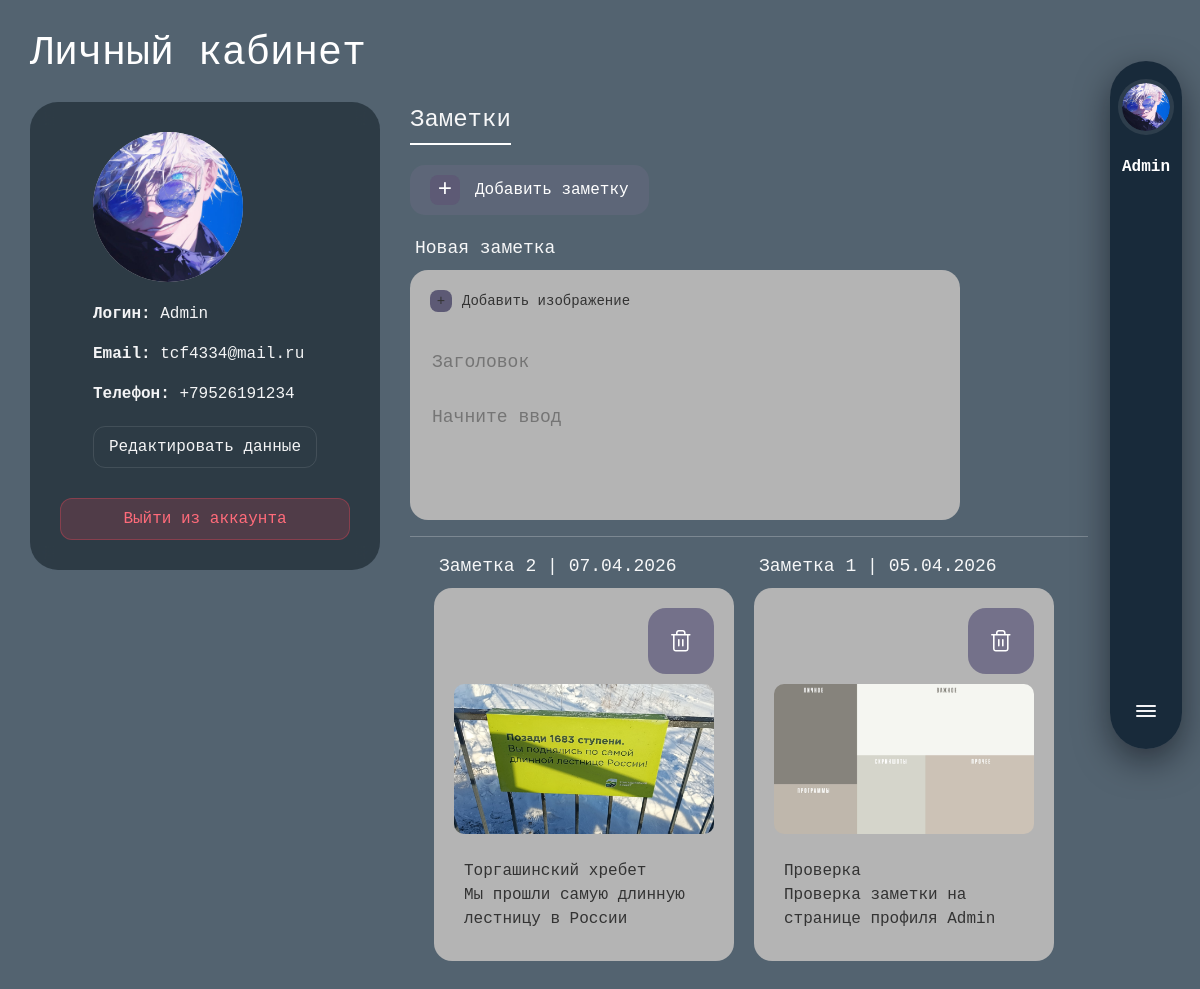
The app's page /user/profile/ (signed in), older data.
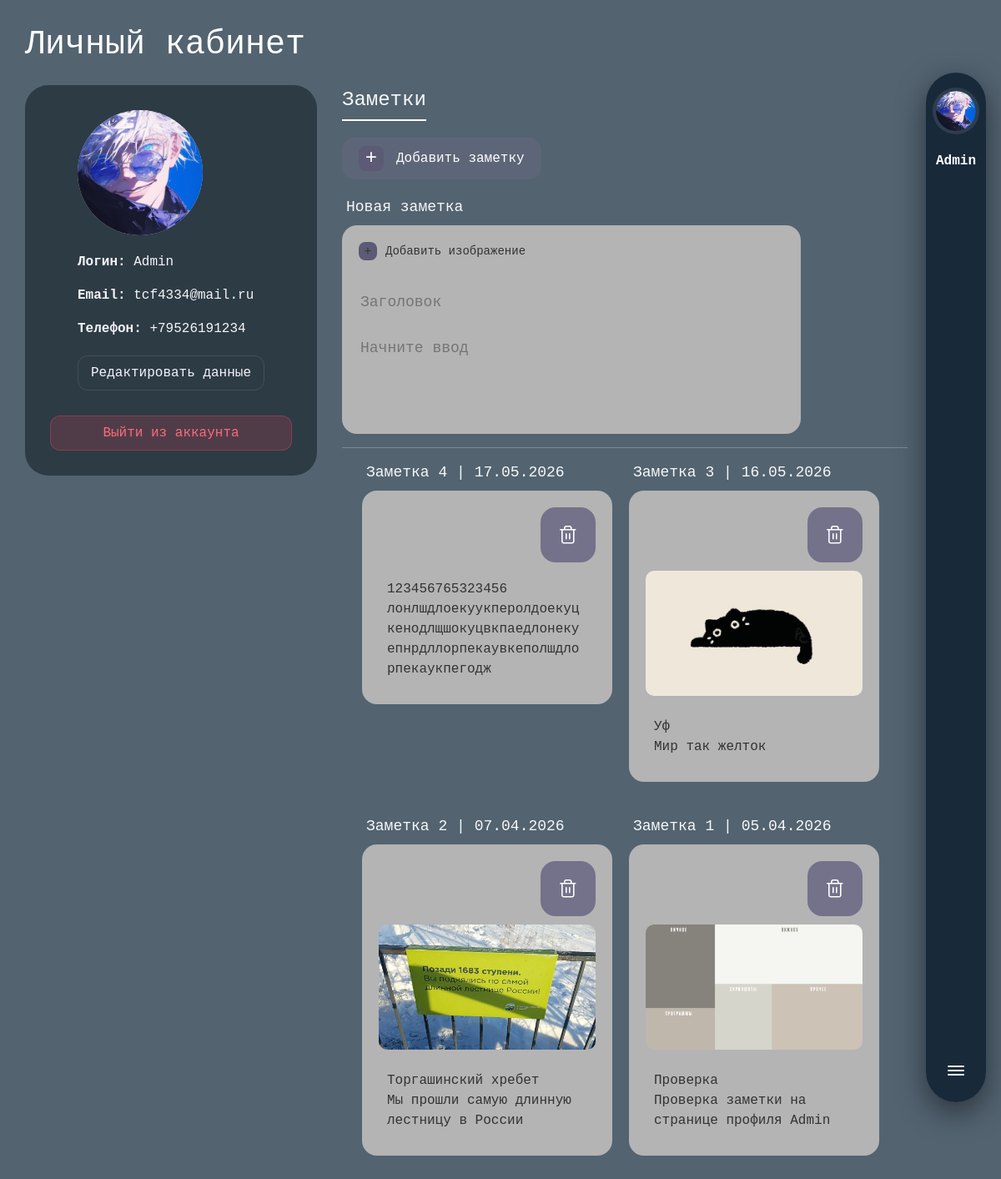
The same page, newer data.
### users/models.py (models this page shows, shortened)
class Note(models.Model):
    author = models.ForeignKey(User, on_delete=models.CASCADE, related_name='notes')
    title = models.CharField(max_length=200, verbose_name="Заголовок")
    text = models.TextField(verbose_name="Текст заметки")
    image = models.ImageField(upload_to='notes/', blank=True, null=True, verbose_name="Фото к заметке")
    created_at = models.DateTimeField(auto_now_add=True)
    removed = models.BooleanField(default=False, verbose_name="Удалена")
    class Meta:
        verbose_name = 'Заметка'
        verbose_name_plural = 'Заметки'

### users/views.py (the view, shortened to what this page needs)
# urls.py: path('profile/', views.profile_view, name='profile'),
@login_required
def profile_view(request):
    form = NoteForm()
    notes = request.user.notes.filter(removed=False).order_by('-created_at')
    return render(request, 'users/profile.html', {'notes': notes, 'form': form})

### users/forms.py
class NoteForm(forms.ModelForm):
    class Meta:
        model = Note
        fields = ['title', 'text', 'image']
        widgets = {
            'title': forms.TextInput(attrs={
                'class': 'form-input-glass figma-input',
                'placeholder': 'Заголовок'
            }),
            'text': forms.Textarea(attrs={
                'class': 'form-input-glass figma-input',
                'rows': 2,
                'placeholder': 'Начните ввод'
            }),
            'image': forms.FileInput(attrs={
                'class': 'form-file-input'
            }),
        }

### users/templates/users/profile.html (shortened to what this page needs)
{% extends 'main/layout.html' %}
{% load static %}
{% block content %}
<div class="features">
    <h1 class="mb-4">Личный кабинет</h1>
    <div class="profile-layout">
        <div class="profile-info-side">
            <form method="post" action="{% url 'profile' %}" enctype="multipart/form-data">
                <div class="avatar" style="width: 150px; height: 150px; font-size: 50px; overflow: hidden; border-radius: 50%;">
                    {% if user.profile.avatar %}
                        <img src="{{ user.profile.avatar.url }}" style="width:100%; height:100%; object-fit:cover;">
                    {% else %}
                        {{ user.username|slice:":2"|upper }}
                    {% endif %}
                </div>
                <div style="width: 100%; margin-top: 20px;">
                    <div class="view-mode">
                        <p><strong>Логин:</strong> {{ user.username }}</p>
                        <p><strong>Email:</strong> {{ user.email }}</p>
                        <p><strong>Телефон:</strong> {{ user.profile.phone|default:"Не указан" }}</p>
                    </div>
                </div>
                <a href="javascript:void(0)" onclick="toggleEdit(true)" class="btn-side view-mode" style="background: var(--accent-rgba); margin-top: 20px; text-decoration: none; text-align: center;">Редактировать данные</a>
            </form>
            <form method="post" action="{% url 'logout' %}" class="view-mode" style="width: 100%; margin-top: 10px;">
                <button type="submit" class="btn-side" style="background: rgba(219, 68, 85, 0.2); border: 1px solid rgba(219, 68, 85, 0.4); color: #ff6b7a;">
                    Выйти из аккаунта
                </button>
            </form>
        </div>
        <div class="profile-notes-side">
            <div class="notes-tab-header">Заметки</div>
            <div class="add-note-section">
                <form method="post" action="{% url 'profile' %}" enctype="multipart/form-data">
                    <button type="submit" class="add-note-btn-style">
                        <span class="plus-icon">+</span> Добавить заметку
                    </button>
                    <div class="note-label" style="margin-top: 20px;">Новая заметка</div>
                    <div class="note-card-custom">
                        <div class="note-card-top">
                            <label class="add-img-btn" style="cursor:pointer">
                                <span class="plus-icon small">+</span> Добавить изображение
                            </label>
                        </div>
                        <div class="note-inputs-area">
                            {{ form.title }}
                            {{ form.text }}
                        </div>
                    </div>
                </form>
            </div>
            <hr class="divider">
            <div class="notes-grid notes-list-container custom-scroll">
                {% for note in notes %}
                    <div class="note-item-wrapper" id="note-{{ note.id }}">
                        <div class="note-label">Заметка {{ forloop.revcounter }} | {{ note.created_at|date:"d.m.Y" }}</div>
                        <div class="note-card-custom">
                            <div class="note-card-top" style="justify-content: flex-end;">
                                <button class="btn-more guide-icon-btn-low" data-note-id="{{ note.id }}">
                                </button>
                            </div>
                            {% if note.image %}
                              <div class="note-image-container">
                                <img src="{{ note.image.url }}" class="note-image" alt="{{ note.title }}">
                              </div>
                            {% endif %}
                            <div class="note-content">
                              <p class="note-title">{{ note.title }}</p>
                              <p>{{ note.text }}</p>
                            </div>
                        </div>
                    </div>
                {% endfor %}
            </div>
        </div>
    </div>
</div>
{% endblock %}

Row changes from the older to the newer data that the page shows:
added Note: created_at "17.05.2026", title "123456765323456", text "лонлшдлоекуукперолдоекуцкенодлщшокуцвкпаедлонекуепнрдллорпекаувкеполшдлорпекаукпегодж"
added Note: created_at "16.05.2026", image (picture), title "Уф", text "Мир так желток"
